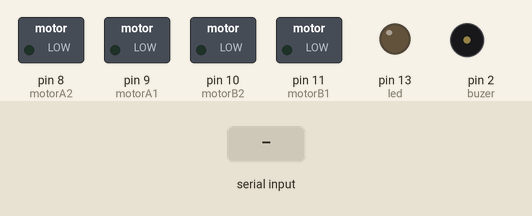
The sketch below on a simulated Arduino Uno, built with avr-gcc and run on an emulated ATmega328P. Parts: switched loads named in the sketch (green lamp = pin HIGH), output pins drawn as LEDs (lit = HIGH), buzzer (waves = sounding, pin HIGH). Inputs (shaded band) come from the test bench.

Above: at 1.2 s.
1.3 s: "0" received over Serial
At 2.6 s:
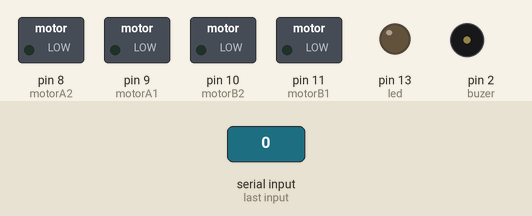
2.9 s: byte 66 ('B') received over Serial
At 4.0 s:
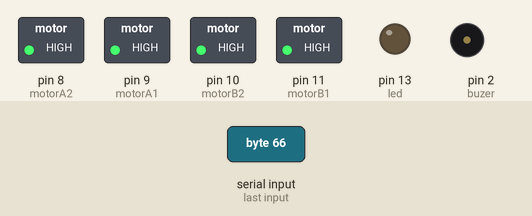
4.5 s: byte 113 ('q') received over Serial
At 5.3 s:
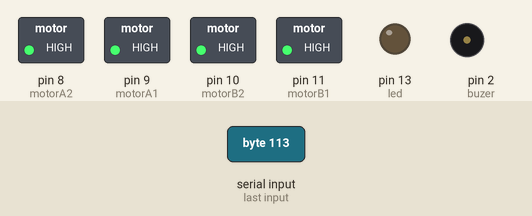
6.1 s: byte 70 ('F') received over Serial
At 6.5 s:
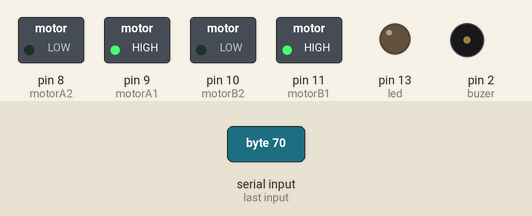
7.7 s: byte 73 ('I') received over Serial
At 8.9 s:
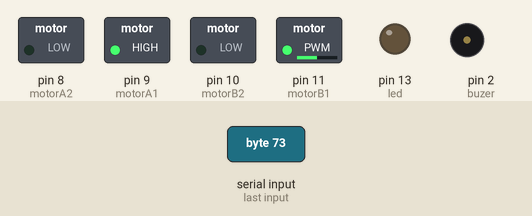
9.3 s: byte 71 ('G') received over Serial
At 10.1 s:
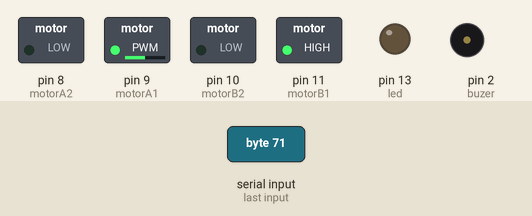
Timing chart, 0 to 11.9 s (numbered marks = the images above; inputs shaded):
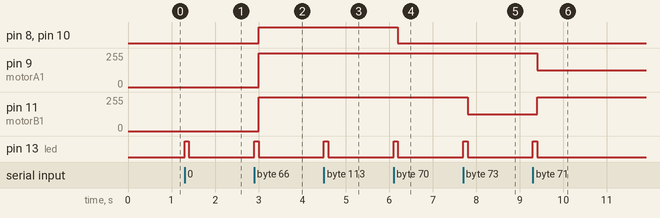

The sketch:

bluetoothKontrolluRcArac.ino
```cpp
const int motorA1 = 9; //L298N'in IN3 Girişi
const int motorA2 = 8; //L298N'in IN1 Girişi
const int motorB1 = 11; //L298N'in IN2 Girişi
const int motorB2 = 10; //L298N'in IN4 Girişi
const int led = 13;
const int buzer = 2;
int i = 0;
int j = 0;
int state;
int vSpeed = 255;

void setup() {
  //Pinlerimizi belirleyelim
  pinMode(motorA1, OUTPUT);
  pinMode(motorA2, OUTPUT);
  pinMode(motorB1, OUTPUT);
  pinMode(motorB2, OUTPUT);
  pinMode(led, OUTPUT);
  pinMode(buzer, OUTPUT);
  Serial.begin(9600);
  delay(10);
}

void loop() {
  /*Bluetooth bağlantısı koptuğunda veya kesildiğinde arabayı durdur. (Aktif etmek için alt satırın "//" larını kaldırın.) */
  //if(digitalRead(BTState) == LOW) { state = 'S'; }
  if(Serial.available() > 0){
    state = Serial.read();
    digitalWrite(led, HIGH);
    delay(100);
    digitalWrite(led, LOW);
    //Serial.println("geldi");
  }
  if(state == '0') { vSpeed = 0; }
  else if(state == '1') { vSpeed = 25; }
  else if(state == '2') { vSpeed = 50; }
  else if(state == '3') { vSpeed = 75; }
  else if(state == '4') { vSpeed = 100; }
  else if(state == '5') { vSpeed = 125; }
  else if(state == '6') { vSpeed = 150; }
  else if(state == '7') { vSpeed = 175; }
  else if(state == '8') { vSpeed = 200; }
  else if(state == '9') { vSpeed = 250; }
  else if(state == 'q') { vSpeed = 255; }
  if(state == 'F') {
    //Gelen veri 'F' ise araba ileri gider.
    analogWrite(motorA1, vSpeed); digitalWrite(motorA2, LOW);
    analogWrite(motorB1, (vSpeed)); digitalWrite(motorB2, LOW);
    }
   else if(state == 'B') {
    //Gelen veri 'B' ise araba geri gider.
    analogWrite(motorA1, (255 - vSpeed)); digitalWrite(motorA2, HIGH);
    analogWrite(motorB1, (255 - vSpeed)); digitalWrite(motorB2, HIGH);
    }
   else if(state == 'I') {
    //Gelen veri 'I' ise araba ileri sol(çapraz) gider.
    analogWrite(motorA1, vSpeed); digitalWrite(motorA2, LOW);
    analogWrite(motorB1, (vSpeed / 2)); digitalWrite(motorB2, LOW);
    }
    else if(state == 'G') {
    //Gelen veri 'G' ise araba ileri sağ(çapraz) gider.
    analogWrite(motorA1, (vSpeed / 2)); digitalWrite(motorA2, LOW);
    analogWrite(motorB1, vSpeed); digitalWrite(motorB2, LOW);
    }
    else if(state == 'J') {
    //Gelen veri 'J' ise araba geri sol(çapraz) gider.
    analogWrite(motorA1, 175); digitalWrite(motorA2, HIGH);
    analogWrite(motorB1, (255 - vSpeed)); digitalWrite(motorB2, HIGH);
    }
    else if(state == 'H') {
    //Gelen veri 'H' ise araba geri sağ(çapraz) gider.
    analogWrite(motorA1, (255 - vSpeed)); digitalWrite(motorA2, HIGH);
    analogWrite(motorB1, 175); digitalWrite(motorB2, HIGH);
    }
    else if(state == 'R') {
    //Gelen veri 'R' ise araba sağ gider.
    analogWrite(motorA1, vSpeed); digitalWrite(motorA2, LOW);
    analogWrite(motorB1, (255 - vSpeed)); digitalWrite(motorB2, HIGH);
    }
    else if(state == 'L') {
    //Gelen veri 'L' ise araba sola gider.
    analogWrite(motorA1, (255 - vSpeed)); digitalWrite(motorA2, HIGH);
    analogWrite(motorB1, vSpeed); digitalWrite(motorB2, LOW);
    }
    else if(state == 'S') {
    //Gelen veri 'S' ise arabayı durdur.
    analogWrite(motorA1, 0); digitalWrite(motorA2, LOW);
    analogWrite(motorB1, 0); digitalWrite(motorB2, LOW);
    }
}
```

Measured:
- after the input at 1.3 s, pin 13 (led): LOW → HIGH at once, → LOW 0.10 s later
- after the input at 2.9 s, pin 8 (motorA2), pin 10 (motorB2): LOW → HIGH after 0.10 s; pin 9 (motorA1), pin 11 (motorB1): 0/255 → 255/255 after 0.10 s; pin 13 (led): LOW → HIGH at once, → LOW 0.10 s later
- after the input at 4.5 s, pin 13 (led): LOW → HIGH at once, → LOW 0.10 s later
- after the input at 6.1 s, pin 8 (motorA2), pin 10 (motorB2): HIGH → LOW after 0.10 s; pin 13 (led): LOW → HIGH at once, → LOW 0.10 s later
- after the input at 7.7 s, pin 11 (motorB1): 255/255 → 127/255 after 0.10 s; pin 13 (led): LOW → HIGH at once, → LOW 0.10 s later
- after the input at 9.3 s, pin 9 (motorA1): 255/255 → 127/255 after 0.10 s; pin 11 (motorB1): 127/255 → 255/255 after 0.10 s; pin 13 (led): LOW → HIGH at once, → LOW 0.10 s later
